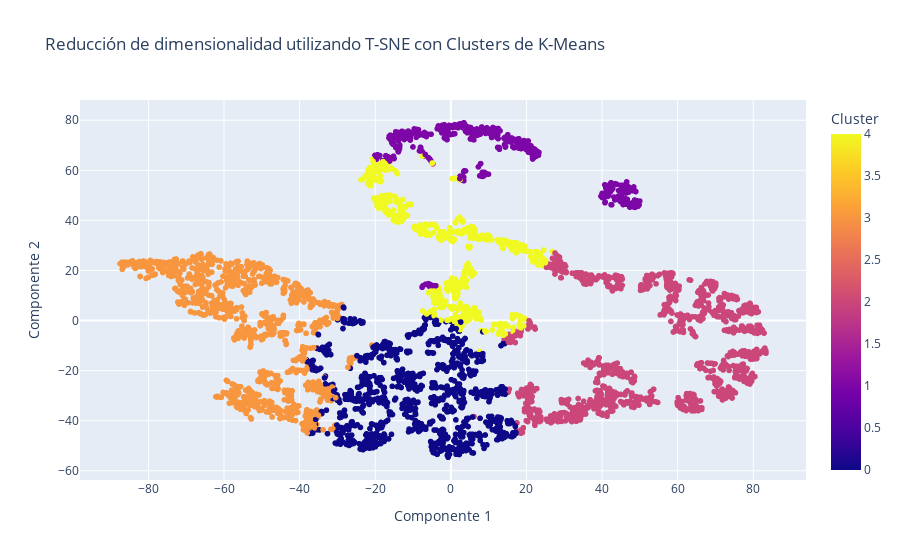

Source (notebook cell):
### Markdown cell above
**Respuesta:**

### Code cell
# Agregar la columna 'Cluster' al DataFrame reduced_df
reduced_df['Cluster'] = cluster_labels

# Graficar las componentes con colores basados en los clusters de K-Means
fig = px.scatter(reduced_df, x='Componente 1', y='Componente 2', color='Cluster', title='Reducción de dimensionalidad utilizando T-SNE con Clusters de K-Means')
fig.update_xaxes(title_text='Componente 1')
fig.update_yaxes(title_text='Componente 2')
fig.show()

### Figure 1 — Plotly figure (JSON) as saved in the notebook; plotly's stock layout.template omitted (floating-point values rounded to 4 significant figures; data arrays with more than 128 entries replaced by an {"elided": "..."} marker saying what was removed)
{"data": [{"hovertemplate": "Componente 1=%{x}<br>Componente 2=%{y}<br>Cluster=%{marker.color}<extra></extra>", "legendgroup": "", "marker": {"color": {"elided": "4314 int values"}, "coloraxis": "coloraxis", "symbol": "circle"}, "mode": "markers", "name": "", "showlegend": false, "type": "scattergl", "x": {"elided": "4314 float values"}, "xaxis": "x", "y": {"elided": "4314 float values"}, "yaxis": "y"}], "layout": {"coloraxis": {"colorbar": {"title": {"text": "Cluster"}}, "colorscale": [[0, "#0d0887"], [0.1111, "#46039f"], [0.2222, "#7201a8"], [0.3333, "#9c179e"], [0.4444, "#bd3786"], [0.5556, "#d8576b"], [0.6667, "#ed7953"], [0.7778, "#fb9f3a"], [0.8889, "#fdca26"], [1, "#f0f921"]]}, "legend": {"tracegroupgap": 0}, "title": {"text": "Reducción de dimensionalidad utilizando T-SNE con Clusters de K-Means"}, "xaxis": {"anchor": "y", "domain": [0, 1], "title": {"text": "Componente 1"}}, "yaxis": {"anchor": "x", "domain": [0, 1], "title": {"text": "Componente 2"}}}}
